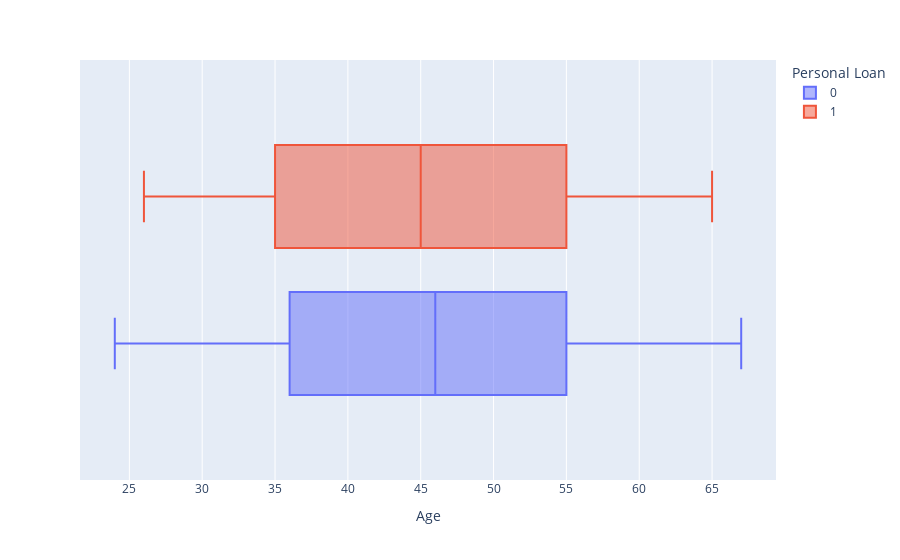

Write notebook code for a chart like this one.
### Code cell
px.box(df, x = 'Age', color = 'Personal Loan')

### Figure 1 — Plotly figure (JSON) as saved in the notebook; plotly's stock layout.template omitted (floating-point values rounded to 4 significant figures; data arrays with more than 128 entries replaced by an {"elided": "..."} marker saying what was removed)
{"data": [{"alignmentgroup": "True", "hovertemplate": "Personal Loan=0<br>Age=%{x}<extra></extra>", "legendgroup": "0", "marker": {"color": "#636efa"}, "name": "0", "notched": false, "offsetgroup": "0", "orientation": "h", "showlegend": true, "type": "box", "x": {"elided": "4441 int values"}, "x0": " ", "xaxis": "x", "y0": " ", "yaxis": "y"}, {"alignmentgroup": "True", "hovertemplate": "Personal Loan=1<br>Age=%{x}<extra></extra>", "legendgroup": "1", "marker": {"color": "#EF553B"}, "name": "1", "notched": false, "offsetgroup": "1", "orientation": "h", "showlegend": true, "type": "box", "x": {"elided": "479 int values"}, "x0": " ", "xaxis": "x", "y0": " ", "yaxis": "y"}], "layout": {"boxmode": "group", "legend": {"title": {"text": "Personal Loan"}, "tracegroupgap": 0}, "margin": {"t": 60}, "xaxis": {"anchor": "y", "domain": [0, 1], "title": {"text": "Age"}}, "yaxis": {"anchor": "x", "domain": [0, 1]}}}
